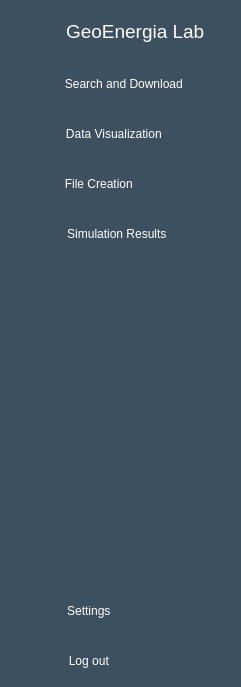
     <widget class="QWidget" name="icon_text_widget" native="true">
      <property name="minimumSize">
       <size>
        <width>241</width>
        <height>0</height>
       </size>
      </property>
      <property name="maximumSize">
       <size>
        <width>241</width>
        <height>16777215</height>
       </size>
      </property>
      <property name="styleSheet">
       <string notr="true">QWidget{
	color:white;
	background-color: rgb(61, 80, 95);
	border-radius: 10px;
}



</string>
      </property>
      <layout class="QVBoxLayout" name="verticalLayout_6">
       <property name="topMargin">
        <number>20</number>
       </property>
       <item>
        <layout class="QHBoxLayout" name="logo_name">
         <item>
          <spacer name="horizontalSpacer_2">
           <property name="orientation">
            <enum>Qt::Orientation::Horizontal</enum>
           </property>
           <property name="sizeHint" stdset="0">
            <size>
             <width>18</width>
             <height>20</height>
            </size>
           </property>
          </spacer>
         </item>
         <item>
          <spacer name="horizontalSpacer_5">
           <property name="orientation">
            <enum>Qt::Orientation::Horizontal</enum>
           </property>
           <property name="sizeHint" stdset="0">
            <size>
             <width>40</width>
             <height>20</height>
            </size>
           </property>
          </spacer>
         </item>
         <item>
          <layout class="QHBoxLayout" name="logoicon_with_name">
           <property name="spacing">
            <number>20</number>
           </property>
           <item>
            <widget class="QLabel" name="label_2">
             <property name="maximumSize">
              <size>
               <width>40</width>
               <height>40</height>
              </size>
             </property>
             <property name="text">
              <string/>
             </property>
             <property name="pixmap">
              <pixmap resource="resouces.qrc">:/icons/icons/home - laranja.png</pixmap>
             </property>
             <property name="scaledContents">
              <bool>true</bool>
             </property>
            </widget>
           </item>
           <item>
            <widget class="QLabel" name="label_3">
             <property name="font">
              <font>
               <pointsize>14</pointsize>
              </font>
             </property>
             <property name="text">
              <string>GeoEnergia Lab</string>
             </property>
            </widget>
           </item>
          </layout>
         </item>
         <item>
          <spacer name="horizontalSpacer">
           <property name="orientation">
            <enum>Qt::Orientation::Horizontal</enum>
           </property>
           <property name="sizeHint" stdset="0">
            <size>
             <width>40</width>
             <height>20</height>
            </size>
           </property>
          </spacer>
         </item>
        </layout>
       </item>
       <item>
        <layout class="QVBoxLayout" name="icons_up_name">
         <property name="spacing">
          <number>20</number>
         </property>
         <property name="topMargin">
          <number>20</number>
         </property>
         <item>
          <widget class="QPushButton" name="DB_2">
           <property name="minimumSize">
            <size>
             <width>0</width>
             <height>30</height>
            </size>
           </property>
           <property name="maximumSize">
            <size>
             <width>16777215</width>
             <height>30</height>
            </size>
           </property>
           <property name="styleSheet">
            <string notr="true">QPushButton:hover{
	background-color: rgb(33, 43, 51);
	font-size: 13px;
}</string>
           </property>
           <property name="text">
            <string>  Search and Download</string>
           </property>
           <property name="icon">
            <iconset resource="resouces.qrc">
             <normaloff>:/icons/icons/download - laranja.png</normaloff>:/icons/icons/download - laranja.png</iconset>
           </property>
           <property name="iconSize">
            <size>
             <width>100</width>
             <height>20</height>
            </size>
           </property>
           <property name="checkable">
            <bool>false</bool>
           </property>
           <property name="checked">
            <bool>false</bool>
           </property>
          </widget>
         </item>
         <item>
          <widget class="QPushButton" name="VB_2">
           <property name="minimumSize">
            <size>
             <width>0</width>
             <height>30</height>
            </size>
           </property>
           <property name="maximumSize">
            <size>
             <width>16777215</width>
             <height>30</height>
            </size>
           </property>
           <property name="styleSheet">
            <string notr="true">QPushButton{
	padding-left: -20px;
}

QPushButton:hover{
	background-color: rgb(33, 43, 51);
	font-size: 13px;
}
</string>
           </property>
           <property name="text">
            <string>  Data Visualization</string>
           </property>
           <property name="icon">
            <iconset resource="resouces.qrc">
             <normaloff>:/icons/icons/olho - laranja.png</normaloff>:/icons/icons/olho - laranja.png</iconset>
           </property>
           <property name="iconSize">
            <size>
             <width>100</width>
             <height>20</height>
            </size>
           </property>
           <property name="checkable">
            <bool>false</bool>
           </property>
          </widget>
         </item>
         <item>
          <widget class="QPushButton" name="CB_2">
           <property name="minimumSize">
            <size>
             <width>0</width>
             <height>30</height>
            </size>
           </property>
           <property name="maximumSize">
            <size>
             <width>16777215</width>
             <height>30</height>
            </size>
           </property>
           <property name="styleSheet">
            <string notr="true">QPushButton{
	padding-left: -50px;
}

QPushButton:hover{
	background-color: rgb(33, 43, 51);
	font-size: 13px;
}
</string>
           </property>
           <property name="text">
            <string>  File Creation</string>
           </property>
           <property name="icon">
            <iconset resource="resouces.qrc">
             <normaloff>:/icons/icons/documentoPLUS - laranja.png</normaloff>:/icons/icons/documentoPLUS - laranja.png</iconset>
           </property>
           <property name="iconSize">
            <size>
             <width>100</width>
             <height>20</height>
            </size>
           </property>
           <property name="checkable">
            <bool>false</bool>
           </property>
          </widget>
         </item>
         <item>
          <widget class="QPushButton" name="SB_2">
           <property name="minimumSize">
            <size>
             <width>0</width>
             <height>30</height>
            </size>
           </property>
           <property name="maximumSize">
            <size>
             <width>16777215</width>
             <height>30</height>
            </size>
           </property>
           <property name="styleSheet">
            <string notr="true">QPushButton{
	padding-left: -14px;
}

QPushButton:hover{
	background-color: rgb(33, 43, 51);
	font-size: 13px;
}
</string>
           </property>
           <property name="text">
            <string>  Simulation Results</string>
           </property>
           <property name="icon">
            <iconset resource="resouces.qrc">
             <normaloff>:/icons/icons/histograma - laranja.png</normaloff>:/icons/icons/histograma - laranja.png</iconset>
           </property>
           <property name="iconSize">
            <size>
             <width>100</width>
             <height>20</height>
            </size>
           </property>
           <property name="checkable">
            <bool>false</bool>
           </property>
          </widget>
         </item>
        </layout>
       </item>
       <item>
        <spacer name="verticalSpacer_2">
         <property name="orientation">
          <enum>Qt::Orientation::Vertical</enum>
         </property>
         <property name="sizeHint" stdset="0">
          <size>
           <width>20</width>
           <height>341</height>
          </size>
         </property>
        </spacer>
       </item>
       <item>
        <layout class="QVBoxLayout" name="icons_down_name">
         <property name="spacing">
          <number>20</number>
         </property>
         <item>
          <widget class="QPushButton" name="ConfigB_2">
           <property name="minimumSize">
            <size>
             <width>0</width>
             <height>30</height>
            </size>
           </property>
           <property name="maximumSize">
            <size>
             <width>16777215</width>
             <height>30</height>
            </size>
           </property>
           <property name="styleSheet">
            <string notr="true">QPushButton{
	padding-left: -70px;
}

QPushButton:hover{
	background-color: rgb(33, 43, 51);
	font-size: 13px;
}
</string>
           </property>
           <property name="text">
            <string>  Settings</string>
           </property>
           <property name="icon">
            <iconset resource="resouces.qrc">
             <normaloff>:/icons/icons/ajustes - laranja.png</normaloff>:/icons/icons/ajustes - laranja.png</iconset>
           </property>
           <property name="iconSize">
            <size>
             <width>100</width>
             <height>20</height>
            </size>
           </property>
           <property name="checkable">
            <bool>false</bool>
           </property>
          </widget>
         </item>
         <item>
          <widget class="QPushButton" name="LogoutB_2">
           <property name="minimumSize">
            <size>
             <width>0</width>
             <height>30</height>
            </size>
           </property>
           <property name="maximumSize">
            <size>
             <width>16777215</width>
             <height>30</height>
            </size>
           </property>
           <property name="styleSheet">
            <string notr="true">QPushButton{
	padding-left: -70px;
}

QPushButton:hover{
	background-color: rgb(33, 43, 51);
	font-size: 13px;
}</string>
           </property>
           <property name="text">
            <string>  Log out</string>
           </property>
           <property name="icon">
            <iconset resource="resouces.qrc">
             <normaloff>:/icons/icons/sair - laranja.png</normaloff>:/icons/icons/sair - laranja.png</iconset>
           </property>
           <property name="iconSize">
            <size>
             <width>100</width>
             <height>20</height>
            </size>
           </property>
           <property name="checkable">
            <bool>false</bool>
           </property>
          </widget>
         </item>
        </layout>
       </item>
      </layout>
     </widget>
